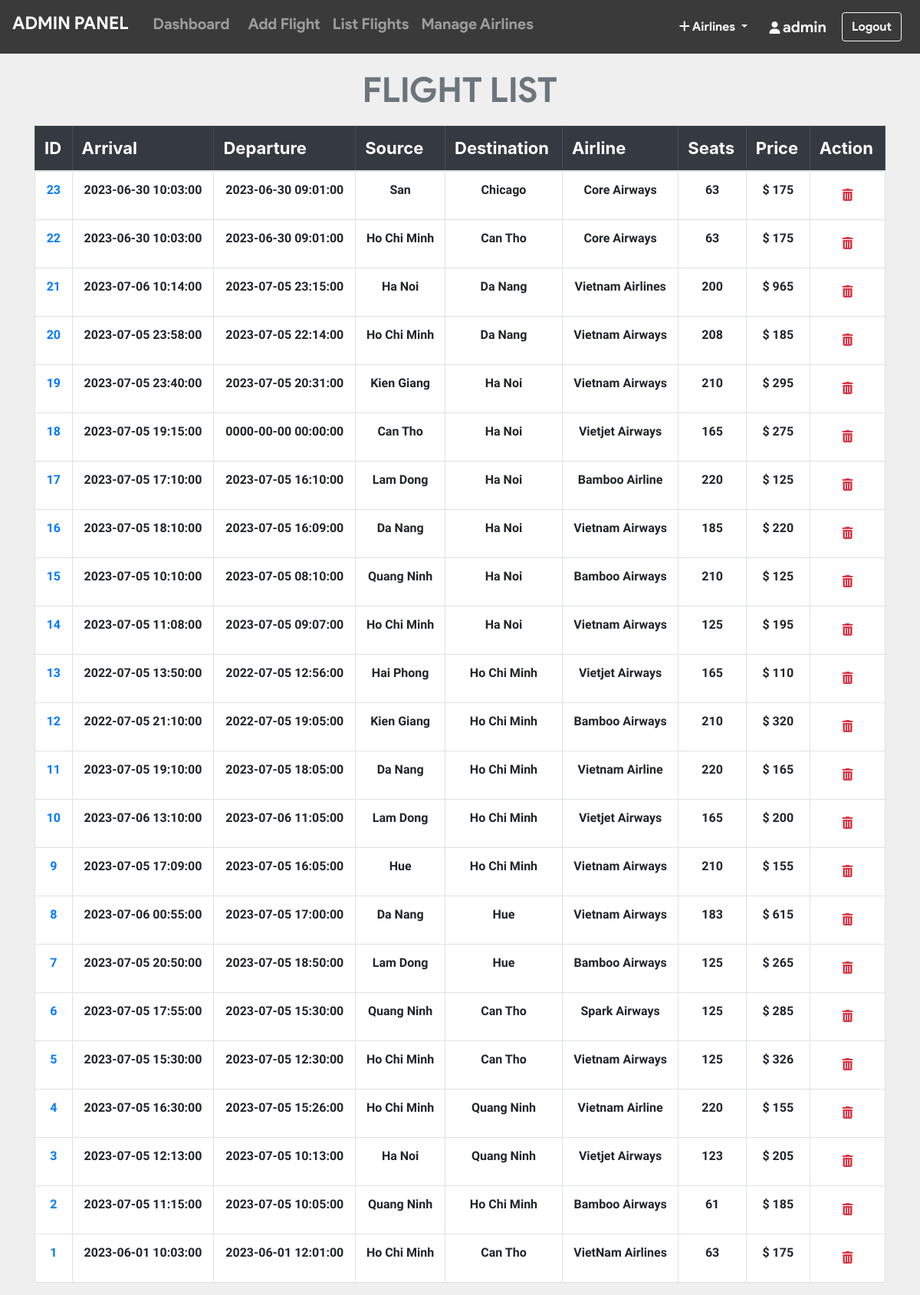
The app's page /admin/all_flights.php (signed in) with its own data.
### tables this page shows
CREATE TABLE `flight` (
  `flight_id` int(11) NOT NULL,
  `admin_id` int(11) NOT NULL,
  `arrivale` datetime NOT NULL,
  `departure` datetime NOT NULL,
  `Destination` varchar(20) NOT NULL,
  `source` varchar(20) NOT NULL,
  `airline` varchar(20) NOT NULL,
  `Seats` varchar(110) NOT NULL,
  `duration` varchar(20) NOT NULL,
  `Price` int(11) NOT NULL,
  `status` varchar(6) DEFAULT NULL,
  `issue` varchar(50) DEFAULT NULL,
  `last_seat` varchar(5) DEFAULT '',
  `bus_seats` int(11) DEFAULT 20,
  `last_bus_seat` varchar(5) DEFAULT ''
);

### admin/all_flights.php (the view, shortened to what this page needs)
<?php include_once 'header.php'; ?>
<?php include_once 'footer.php';
require '../helpers/init_conn_db.php';?>
    <main>
        <?php if(isset($_SESSION['adminId'])) { ?>
          <div class="container-md mt-2">
            <h1 class="display-4 text-center text-secondary"
              >FLIGHT LIST</h1>
            <table class="table table-bordered">
              <thead class="table-dark">
                <tr>
                  <th scope="col">ID</th>
                  <th scope="col">Arrival</th>
                  <th scope="col">Departure</th>
                  <th scope="col">Source</th>
                  <th scope="col">Destination</th>
                  <th scope="col">Airline</th>
                  <th scope="col">Seats</th>
                  <th scope="col">Price</th>
                  <th scope="col">Action</th>
                </tr>
              </thead>
              <tbody>
                <?php
                $sql = 'SELECT * FROM Flight ORDER BY flight_id DESC';
                $stmt = mysqli_stmt_init($conn);
                mysqli_stmt_prepare($stmt,$sql);
                mysqli_stmt_execute($stmt);
                $result = mysqli_stmt_get_result($stmt);
                while ($row = mysqli_fetch_assoc($result)) {
                  echo "
                  <tr class='text-center'>
                    <td scope='row'>
                      <a href='pass_list.php?flight_id=".$row['flight_id']."'>
                      ".$row['flight_id']." </a> </td>
                    <td>".$row['arrivale']."</td>
                    <td>".$row['departure']."</td>
                    <td>".$row['source']."</td>
                    <td>".$row['Destination']."</td>
                    <td>".$row['airline']."</td>
                    <td>".$row['Seats']."</td>
                    <td>$ ".$row['Price']."</td>
                    <td>
                    <form action='all_flights.php' method='post'>
                      <input name='flight_id' type='hidden' value=".$row['flight_id'].">
                      <button  class='btn' type='submit' name='del_flight'>
                      <i class='text-danger fa fa-trash'></i></button>
                    </form>
                    </td>
                  </tr>
                  ";
                }
                ?>
              </tbody>
            </table>
          </div>
        <?php } ?>
    </main>

### admin/all_flights.php (style rules this page uses)
table { background-color: white; }
h1 { margin-top: 20px; margin-bottom: 20px; font-family: 'product sans'; font-size: 45px !important; font-weight: lighter; }
body { background-color: #efefef; }
th { font-size: 22px; }
td { margin-top: 10px !important; font-size: 16px; font-weight: bold; font-family: 'Assistant', sans-serif !important; }

### records on screen
flight: flight_id "23", arrivale "2023-06-30 10:03:00", departure "2023-06-30 09:01:00", source "San", Destination "Chicago", airline "Core Airways", Seats "63", Price "175"
flight: flight_id "22", arrivale "2023-06-30 10:03:00", departure "2023-06-30 09:01:00", source "Ho Chi Minh", Destination "Can Tho", airline "Core Airways", Seats "63", Price "175"
flight: flight_id "21", arrivale "2023-07-06 10:14:00", departure "2023-07-05 23:15:00", source "Ha Noi", Destination "Da Nang", airline "Vietnam Airlines", Seats "200", Price "965"
flight: flight_id "20", arrivale "2023-07-05 23:58:00", departure "2023-07-05 22:14:00", source "Ho Chi Minh", Destination "Da Nang", airline "Vietnam Airways", Seats "208", Price "185"
flight: flight_id "19", arrivale "2023-07-05 23:40:00", departure "2023-07-05 20:31:00", source "Kien Giang", Destination "Ha Noi", airline "Vietnam Airways", Seats "210", Price "295"
flight: flight_id "18", arrivale "2023-07-05 19:15:00", departure "0000-00-00 00:00:00", source "Can Tho", Destination "Ha Noi", airline "Vietjet Airways", Seats "165", Price "275"
flight: flight_id "17", arrivale "2023-07-05 17:10:00", departure "2023-07-05 16:10:00", source "Lam Dong", Destination "Ha Noi", airline "Bamboo Airline", Seats "220", Price "125"
flight: flight_id "16", arrivale "2023-07-05 18:10:00", departure "2023-07-05 16:09:00", source "Da Nang", Destination "Ha Noi", airline "Vietnam Airways", Seats "185", Price "220"
flight: flight_id "15", arrivale "2023-07-05 10:10:00", departure "2023-07-05 08:10:00", source "Quang Ninh", Destination "Ha Noi", airline "Bamboo Airways", Seats "210", Price "125"
flight: flight_id "14", arrivale "2023-07-05 11:08:00", departure "2023-07-05 09:07:00", source "Ho Chi Minh", Destination "Ha Noi", airline "Vietnam Airways", Seats "125", Price "195"
flight: flight_id "13", arrivale "2022-07-05 13:50:00", departure "2022-07-05 12:56:00", source "Hai Phong", Destination "Ho Chi Minh", airline "Vietjet Airways", Seats "165", Price "110"
flight: flight_id "12", arrivale "2022-07-05 21:10:00", departure "2022-07-05 19:05:00", source "Kien Giang", Destination "Ho Chi Minh", airline "Bamboo Airways", Seats "210", Price "320"
flight: flight_id "11", arrivale "2023-07-05 19:10:00", departure "2023-07-05 18:05:00", source "Da Nang", Destination "Ho Chi Minh", airline "Vietnam Airline", Seats "220", Price "165"
flight: flight_id "10", arrivale "2023-07-06 13:10:00", departure "2023-07-06 11:05:00", source "Lam Dong", Destination "Ho Chi Minh", airline "Vietjet Airways", Seats "165", Price "200"
flight: flight_id "9", arrivale "2023-07-05 17:09:00", departure "2023-07-05 16:05:00", source "Hue", Destination "Ho Chi Minh", airline "Vietnam Airways", Seats "210", Price "155"
flight: flight_id "8", arrivale "2023-07-06 00:55:00", departure "2023-07-05 17:00:00", source "Da Nang", Destination "Hue", airline "Vietnam Airways", Seats "183", Price "615"
flight: flight_id "7", arrivale "2023-07-05 20:50:00", departure "2023-07-05 18:50:00", source "Lam Dong", Destination "Hue", airline "Bamboo Airways", Seats "125", Price "265"
flight: flight_id "6", arrivale "2023-07-05 17:55:00", departure "2023-07-05 15:30:00", source "Quang Ninh", Destination "Can Tho", airline "Spark Airways", Seats "125", Price "285"
flight: flight_id "5", arrivale "2023-07-05 15:30:00", departure "2023-07-05 12:30:00", source "Ho Chi Minh", Destination "Can Tho", airline "Vietnam Airways", Seats "125", Price "326"
flight: flight_id "4", arrivale "2023-07-05 16:30:00", departure "2023-07-05 15:26:00", source "Ho Chi Minh", Destination "Quang Ninh", airline "Vietnam Airline", Seats "220", Price "155"
flight: flight_id "3", arrivale "2023-07-05 12:13:00", departure "2023-07-05 10:13:00", source "Ha Noi", Destination "Quang Ninh", airline "Vietjet Airways", Seats "123", Price "205"
flight: flight_id "2", arrivale "2023-07-05 11:15:00", departure "2023-07-05 10:05:00", source "Quang Ninh", Destination "Ho Chi Minh", airline "Bamboo Airways", Seats "61", Price "185"
flight: flight_id "1", arrivale "2023-06-01 10:03:00", departure "2023-06-01 12:01:00", source "Ho Chi Minh", Destination "Can Tho", airline "VietNam Airlines", Seats "63", Price "175"

### other values on screen
$_SESSION['adminUname'] "admin"
